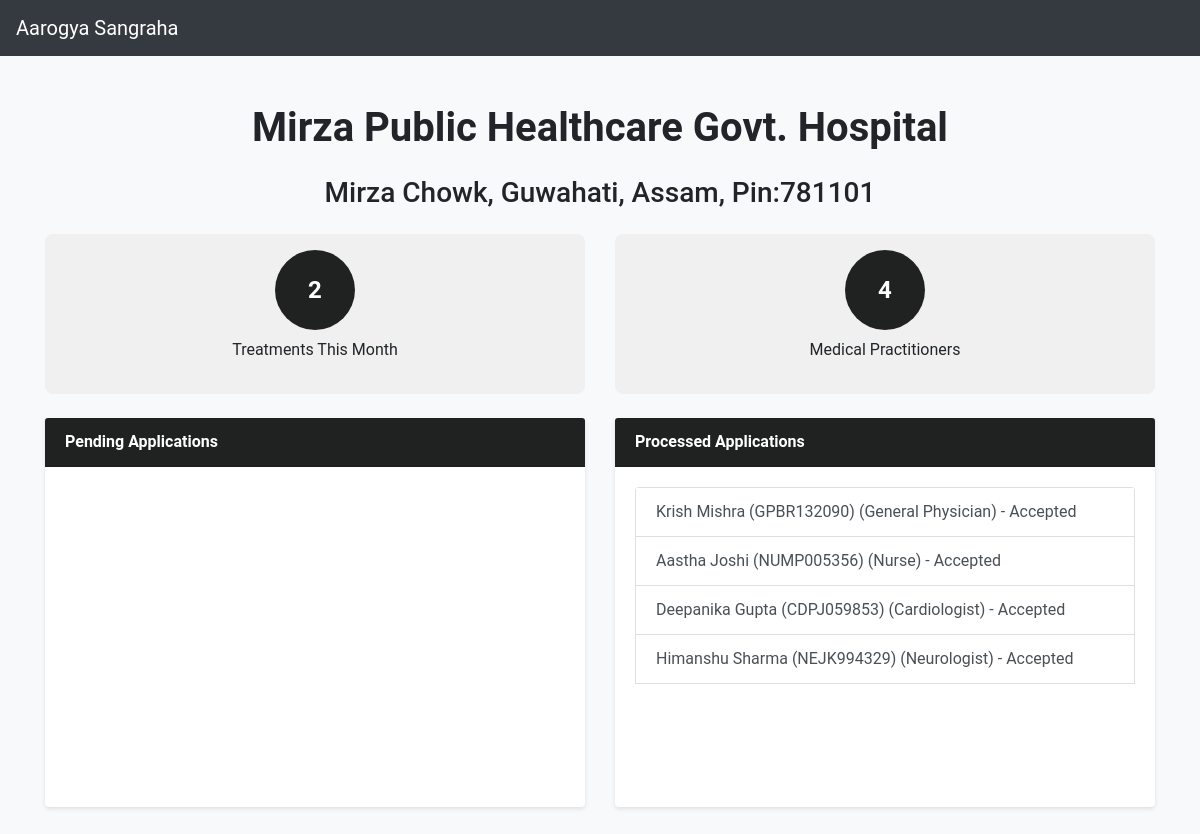
The app's page /treatment/hospitaldashboard/0000526492, older data.
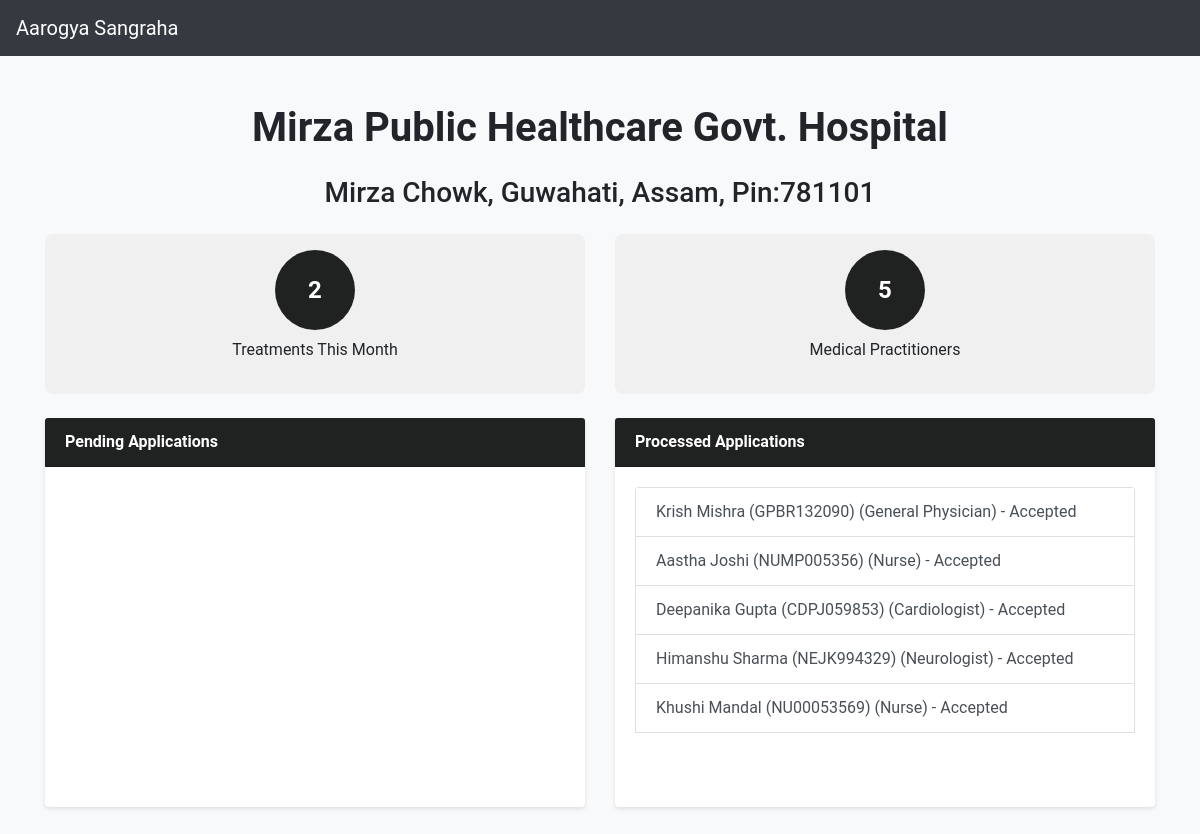
The same page, newer data.
### treatment/models.py (models this page shows, shortened)
class JobApplication(models.Model):
    medical_practitioner = models.ForeignKey(MedicalPractitioner, on_delete=models.CASCADE)
    hospital = models.ForeignKey(Hospital, on_delete=models.CASCADE)
    application_date = models.DateField(auto_now_add=True)
    experience = models.IntegerField()
    status = models.CharField(max_length=20, choices=(
        ('pending', 'Pending'),
        ('accepted', 'Accepted'),
        ('rejected', 'Rejected'),
    ), default='pending')

class MedicalPractitioner(models.Model):
    user=models.OneToOneField(User,on_delete=models.CASCADE)
    medicalID = models.CharField(max_length=10,primary_key=True)
    sex = models.CharField(max_length=1,choices=sex_c,default=None)
    date_of_birth = models.DateField()
    hospitalID = models.ForeignKey(Hospital,on_delete=models.SET_NULL,null=True,blank=True,to_field='hospitalID')
    department = models.CharField(max_length=50,choices=departments,default=None)
    status = models.CharField(max_length=21, choices=(
        ('Authorized','Authorized'),
        ('Suspended','Suspended'),
        ('Permanently Suspended','Permanently Suspended')
    ), default='Authorized')
    def __str__(self):
        return f"{self.user.first_name} {self.user.last_name} ({self.medicalID})"

### treatment/views.py (the view)
# urls.py: path('hospitaldashboard/<str:hospitalID>',views.hospital_dashboard_view,name='hospital_dashboard'),
def hospital_dashboard_view(request,hospitalID):
    hospital=models.Hospital.objects.get(hospitalID=hospitalID)
    medPracCount = models.MedicalPractitioner.objects.filter(hospitalID=hospitalID).count()
    today = datetime.date.today()
    monthlyTreatment = models.Treatment.objects.filter(hospitalID=hospitalID, date__year=today.year, date__month=today.month).count()
    job_applications = models.JobApplication.objects.filter(hospital=hospitalID)
    return render(request,'treatment/hospital_dashboard.html',{'hospital':hospital,'medPracCount':medPracCount,'monthlyTreatment':monthlyTreatment,'job_applications':job_applications})

### treatment/templates/treatment/hospital_dashboard.html (shortened to what this page needs)
{% load static %}
<!DOCTYPE html>
<html lang="en">
<head>
    <link k rel="stylesheet" href="https://cdn.jsdelivr.net/npm/bootstrap@4.6.1/dist/css/bootstrap.min.css">
    <link rel="stylesheet" href="https://cdnjs.cloudflare.com/ajax/libs/font-awesome/5.10.2/css/all.css">
    <link rel="stylesheet" href="{% static 'treatment/css/hospitalDashboard.css' %}">
    <link rel="stylesheet" href="https://cdnjs.cloudflare.com/ajax/libs/font-awesome/5.15.3/css/all.min.css">
</head>
<body>
  <nav class="navbar navbar-expand-lg navbar-dark bg-dark">
    <a class="navbar-brand" href="{% url 'home' %}">Aarogya Sangraha</a>
  </nav>
    <div class="container my-5">
        <h1 class="text-center mb-4"><strong>{{ hospital.user.first_name }} {{ hospital.user.last_name }}</strong></h1>
        <h3 class="text-center mb-4">{{ hospital.address }}, {{ hospital.city }}, {{hospital.state}}, Pin:{{hospital.pincode}}</h3>
        {% if hospital.status == 'pending' %}
            <div class="alert alert-warning text-center" role="alert">
                Your hospital is not yet verified.<br>
                Please wait for the approval by one of our administrators.
            </div>
        {% elif hospital.status == 'rejected' %}
            <div class="alert alert-danger text-center" role="alert">
                Our administrator team found some issues with your hospital.<br>
                Thus rejecting your request.<br>
                Please contact us for more information.
            </div>
        {% else %}
            <div class="row mb-4">
                <div class="col-md-6">
                    <div class="info-card">
                        <span class="circle">{{ monthlyTreatment }}</span>
                        <p class="mt-2">Treatments This Month</p>
                    </div>
                </div>
                <div class="col-md-6">
                    <a href="{% url 'treatment:hospital_medpraclist' request.user.hospital.hospitalID %}" style="text-decoration: none;color: inherit;">
                        <div class="info-card">
                            <span class="circle">{{ medPracCount }}</span>
                            <p class="mt-2">Medical Practitioners</p>
                        </div>
                    </a>
                </div>
            </div>
            <div class="row">
                <div class="col-md-6">
                    <div class="card">
                        <div class="card-header">Pending Applications</div>
                        <div class="card-body">
                            <div class="list-group scrollable-list">
                            </div>
                        </div>
                    </div>
                </div>
                <div class="col-md-6">
                    <div class="card">
                        <div class="card-header">Processed Applications</div>
                        <div class="card-body">
                            <div class="list-group scrollable-list">
                                {% for application in job_applications %}
                                    {% if application.status != 'pending' %}
                                        <a href="{% url 'treatment:process_job_application' application.id %}" class="list-group-item list-group-item-action">
                                            {{ application.medical_practitioner }} ({{ application.medical_practitioner.department }}) - {{ application.get_status_display }}
                                        </a>
                                    {% endif %}
                                {% endfor %}
                            </div>
                        </div>
                    </div>
                </div>
            </div>
        {% endif %}
    </div>
</body>
</html>

Row changes from the older to the newer data that the page shows:
added JobApplication: medical_practitioner "Khushi Mandal (NU00053569)", medical_practitioner.department "Nurse", status "Accepted"
Text that changed along with them:
{{ medPracCount }}: "4" → "5"
